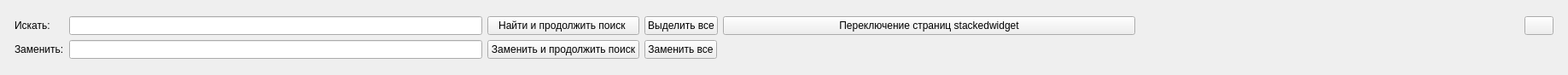
<?xml version="1.0" encoding="UTF-8"?>
<ui version="4.0">
 <class>poisk</class>
 <widget class="QWidget" name="poisk">
  <property name="geometry">
   <rect>
    <x>0</x>
    <y>0</y>
    <width>1837</width>
    <height>88</height>
   </rect>
  </property>
  <property name="sizePolicy">
   <sizepolicy hsizetype="Maximum" vsizetype="Fixed">
    <horstretch>0</horstretch>
    <verstretch>0</verstretch>
   </sizepolicy>
  </property>
  <property name="windowTitle">
   <string>Form</string>
  </property>
  <layout class="QGridLayout" name="gridLayout_2">
   <item row="0" column="0">
    <layout class="QGridLayout" name="gridLayout">
     <property name="sizeConstraint">
      <enum>QLayout::SizeConstraint::SetMaximumSize</enum>
     </property>
     <property name="leftMargin">
      <number>6</number>
     </property>
     <property name="topMargin">
      <number>0</number>
     </property>
     <property name="rightMargin">
      <number>6</number>
     </property>
     <property name="bottomMargin">
      <number>0</number>
     </property>
     <item row="1" column="2">
      <widget class="QPushButton" name="pushButton_2">
       <property name="sizePolicy">
        <sizepolicy hsizetype="Fixed" vsizetype="Fixed">
         <horstretch>0</horstretch>
         <verstretch>0</verstretch>
        </sizepolicy>
       </property>
       <property name="text">
        <string>Заменить и продолжить поиск</string>
       </property>
       <property name="flat">
        <bool>false</bool>
       </property>
      </widget>
     </item>
     <item row="1" column="0">
      <widget class="QLabel" name="label_2">
       <property name="sizePolicy">
        <sizepolicy hsizetype="Minimum" vsizetype="Preferred">
         <horstretch>0</horstretch>
         <verstretch>0</verstretch>
        </sizepolicy>
       </property>
       <property name="text">
        <string>Заменить:</string>
       </property>
      </widget>
     </item>
     <item row="0" column="5" alignment="Qt::AlignmentFlag::AlignRight">
      <widget class="QPushButton" name="pushButton_7">
       <property name="sizePolicy">
        <sizepolicy hsizetype="Fixed" vsizetype="Fixed">
         <horstretch>0</horstretch>
         <verstretch>0</verstretch>
        </sizepolicy>
       </property>
       <property name="minimumSize">
        <size>
         <width>0</width>
         <height>0</height>
        </size>
       </property>
       <property name="maximumSize">
        <size>
         <width>34</width>
         <height>34</height>
        </size>
       </property>
       <property name="text">
        <string/>
       </property>
       <property name="flat">
        <bool>false</bool>
       </property>
      </widget>
     </item>
     <item row="0" column="3">
      <widget class="QPushButton" name="pushButton_5">
       <property name="sizePolicy">
        <sizepolicy hsizetype="Fixed" vsizetype="Fixed">
         <horstretch>0</horstretch>
         <verstretch>0</verstretch>
        </sizepolicy>
       </property>
       <property name="text">
        <string>Выделить все</string>
       </property>
       <property name="flat">
        <bool>false</bool>
       </property>
      </widget>
     </item>
     <item row="0" column="0">
      <widget class="QLabel" name="label">
       <property name="sizePolicy">
        <sizepolicy hsizetype="Fixed" vsizetype="Preferred">
         <horstretch>0</horstretch>
         <verstretch>0</verstretch>
        </sizepolicy>
       </property>
       <property name="text">
        <string>Искать:</string>
       </property>
      </widget>
     </item>
     <item row="1" column="3">
      <widget class="QPushButton" name="pushButton_6">
       <property name="sizePolicy">
        <sizepolicy hsizetype="Fixed" vsizetype="Fixed">
         <horstretch>0</horstretch>
         <verstretch>0</verstretch>
        </sizepolicy>
       </property>
       <property name="text">
        <string>Заменить все</string>
       </property>
       <property name="flat">
        <bool>false</bool>
       </property>
      </widget>
     </item>
     <item row="1" column="1">
      <widget class="QLineEdit" name="lineEdit_2">
       <property name="sizePolicy">
        <sizepolicy hsizetype="Preferred" vsizetype="Preferred">
         <horstretch>0</horstretch>
         <verstretch>0</verstretch>
        </sizepolicy>
       </property>
       <property name="minimumSize">
        <size>
         <width>0</width>
         <height>0</height>
        </size>
       </property>
       <property name="maximumSize">
        <size>
         <width>16777215</width>
         <height>16777215</height>
        </size>
       </property>
      </widget>
     </item>
     <item row="0" column="1">
      <widget class="QLineEdit" name="lineEdit">
       <property name="sizePolicy">
        <sizepolicy hsizetype="Preferred" vsizetype="Preferred">
         <horstretch>0</horstretch>
         <verstretch>0</verstretch>
        </sizepolicy>
       </property>
      </widget>
     </item>
     <item row="0" column="2">
      <widget class="QPushButton" name="pushButton">
       <property name="sizePolicy">
        <sizepolicy hsizetype="Preferred" vsizetype="Preferred">
         <horstretch>0</horstretch>
         <verstretch>0</verstretch>
        </sizepolicy>
       </property>
       <property name="maximumSize">
        <size>
         <width>16777215</width>
         <height>16777215</height>
        </size>
       </property>
       <property name="text">
        <string>Найти и продолжить поиск </string>
       </property>
       <property name="flat">
        <bool>false</bool>
       </property>
      </widget>
     </item>
     <item row="0" column="4">
      <widget class="QPushButton" name="pushButton_3">
       <property name="text">
        <string>Переключение страниц stackedwidget</string>
       </property>
      </widget>
     </item>
    </layout>
   </item>
  </layout>
 </widget>
 <resources/>
 <connections/>
</ui>
